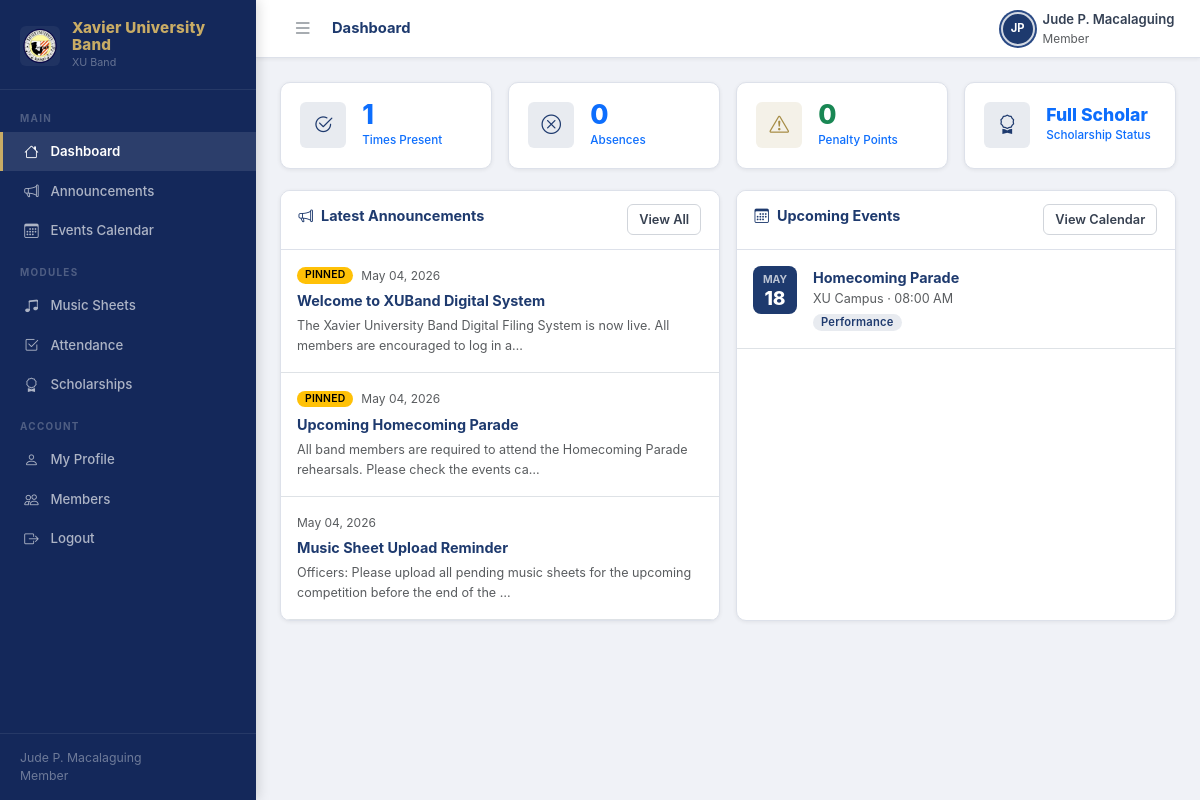
Page /dashboard.php (signed in) on the committed database.
### tables this page shows
CREATE TABLE IF NOT EXISTS scholarships (
    id INT AUTO_INCREMENT PRIMARY KEY,
    term_id INT NOT NULL,
    user_id INT NOT NULL,
    status ENUM('Full Scholar','Half Scholar','Not Scholar') NOT NULL DEFAULT 'Not Scholar',
    updated_by INT DEFAULT NULL,
    updated_at DATETIME NOT NULL DEFAULT CURRENT_TIMESTAMP ON UPDATE CURRENT_TIMESTAMP,
    UNIQUE KEY unique_scholarship (term_id, user_id),
    FOREIGN KEY (term_id) REFERENCES scholarship_terms(id) ON DELETE CASCADE,
    FOREIGN KEY (user_id) REFERENCES users(id) ON DELETE CASCADE,
    FOREIGN KEY (updated_by) REFERENCES users(id) ON DELETE SET NULL
);

CREATE TABLE IF NOT EXISTS announcements (
    id INT AUTO_INCREMENT PRIMARY KEY,
    title VARCHAR(200) NOT NULL,
    body TEXT NOT NULL,
    created_by INT NOT NULL,
    pinned TINYINT(1) NOT NULL DEFAULT 0,
    expires_at DATE DEFAULT NULL,
    created_at DATETIME NOT NULL DEFAULT CURRENT_TIMESTAMP,
    updated_at DATETIME NOT NULL DEFAULT CURRENT_TIMESTAMP ON UPDATE CURRENT_TIMESTAMP,
    FOREIGN KEY (created_by) REFERENCES users(id) ON DELETE CASCADE
);

CREATE TABLE IF NOT EXISTS events (
    id INT AUTO_INCREMENT PRIMARY KEY,
    title VARCHAR(200) NOT NULL,
    type ENUM('rehearsal','performance','meeting','competition','other') NOT NULL DEFAULT 'rehearsal',
    event_date DATE NOT NULL,
    event_time TIME DEFAULT NULL,
    location VARCHAR(200) DEFAULT NULL,
    description TEXT DEFAULT NULL,
    created_by INT NOT NULL,
    created_at DATETIME NOT NULL DEFAULT CURRENT_TIMESTAMP,
    FOREIGN KEY (created_by) REFERENCES users(id) ON DELETE CASCADE
);

### includes/auth.php (called while the page is built, shortened)
<?php
require_once __DIR__ . '/db.php';
function isLoggedIn(): bool {
    return !empty($_SESSION['user_id']);
}
function currentUser(): ?array {
    return [
        'id'    => $_SESSION['user_id'],
        'name'  => $_SESSION['user_name'],
        'role'  => $_SESSION['user_role'],
        'email' => $_SESSION['user_email'],
    ];
}
function isOfficer(): bool {
    $role = currentUser()['role'] ?? '';
    return $role === 'officer' || $role === 'moderator';
}

### includes/db.php (called while the page is built, shortened)
<?php
function getDB(): PDO {
    static $pdo = null;
    if ($pdo === null) {
        $host = DB_HOST === 'localhost' ? '127.0.0.1' : DB_HOST;
        $dsn = 'mysql:host=' . $host . ';port=' . DB_PORT . ';dbname=' . DB_NAME . ';charset=utf8mb4';
        try {
            $pdo = new PDO($dsn, DB_USER, DB_PASS, [
                PDO::ATTR_ERRMODE            => PDO::ERRMODE_EXCEPTION,
                PDO::ATTR_DEFAULT_FETCH_MODE => PDO::FETCH_ASSOC,
                PDO::ATTR_EMULATE_PREPARES   => false,
                PDO::ATTR_TIMEOUT            => 10,
            ]);
        } catch (PDOException $e) {
            http_response_code(500);
            die(json_encode(['error' => 'Database connection failed: ' . $e->getMessage()]));
        }
    }
    return $pdo;
}
function dbQuery(string $sql, array $params = []): array {
    $stmt = getDB()->prepare($sql);
    $stmt->execute($params);
    return $stmt->fetchAll();
}
function dbQueryOne(string $sql, array $params = []): ?array {
    $stmt = getDB()->prepare($sql);
    $stmt->execute($params);
    $row = $stmt->fetch();
    return $row ?: null;
}

### includes/helpers.php (called while the page is built, shortened)
<?php
function h(mixed $val): string {
    return htmlspecialchars((string)$val, ENT_QUOTES | ENT_HTML5, 'UTF-8');
}
function formatDate(string $date, string $format = 'M d, Y'): string {
    return (new DateTime($date))->format($format);
}
function penaltyClass(int $points): string {
    if ($points === 0)   return 'text-success';
    return 'text-danger';
}
function penaltyColor(float $points): string {
    return penaltyClass((int)$points);
}

### public/dashboard.php (the view, shortened to what this page needs)
<?php
require_once __DIR__ . '/../includes/auth.php';
require_once __DIR__ . '/../includes/db.php';
require_once __DIR__ . '/../includes/helpers.php';
require_once __DIR__ . '/../includes/layout.php';
$user = currentUser();
$totalMembers    = dbQueryOne('SELECT COUNT(*) AS n FROM users WHERE role = "member"')['n'] ?? 0;
$totalSheets     = dbQueryOne('SELECT COUNT(*) AS n FROM music_sheets')['n'] ?? 0;
$upcomingEvents  = dbQueryOne('SELECT COUNT(*) AS n FROM events WHERE event_date >= CURDATE()')['n'] ?? 0;
$activeScholar   = dbQueryOne('SELECT COUNT(*) AS n FROM scholarships WHERE status != "Not Scholar"')['n'] ?? 0;
$announcements   = dbQuery('SELECT a.*, u.name AS author FROM announcements a JOIN users u ON u.id = a.created_by ORDER BY a.pinned DESC, a.created_at DESC LIMIT 5');
$nextEvents      = dbQuery('SELECT e.*, u.name AS organizer FROM events e JOIN users u ON u.id = e.created_by WHERE e.event_date >= CURDATE() ORDER BY e.event_date ASC LIMIT 5');
$myStats = null;
if ($user['role'] === 'member') {
    $myStats = dbQueryOne('SELECT ps.total_points,
        (SELECT COUNT(*) FROM attendance WHERE user_id = ? AND status = "present") AS presents,
        (SELECT COUNT(*) FROM attendance WHERE user_id = ? AND status = "absent") AS absents
        FROM penalty_summary ps WHERE ps.user_id = ?',
        [$user['id'], $user['id'], $user['id']]);
    $myScholarship = dbQueryOne('SELECT * FROM scholarships WHERE user_id = ? ORDER BY id DESC LIMIT 1', [$user['id']]);
}
?>
<div class="stats-grid">
  <?php if (isOfficer()): ?>
  <a href="/members.php" class="stat-card stat-card-link" style="text-decoration:none">
    <div class="stat-icon"><i class="bi bi-people"></i></div>
    <div><div class="stat-value"><?= $totalMembers ?></div><div class="stat-label">Band Members</div></div>
  </a>
  <a href="/music-sheets.php" class="stat-card stat-card-link" style="text-decoration:none">
    <div class="stat-icon"><i class="bi bi-music-note-beamed"></i></div>
    <div><div class="stat-value"><?= $totalSheets ?></div><div class="stat-label">Music Sheets</div></div>
  </a>
  <a href="/scholarships.php" class="stat-card stat-card-link" style="text-decoration:none">
    <div class="stat-icon gold"><i class="bi bi-award"></i></div>
    <div><div class="stat-value"><?= $activeScholar ?></div><div class="stat-label">Active Scholars</div></div>
  </a>
  <a href="/events.php" class="stat-card stat-card-link" style="text-decoration:none">
    <div class="stat-icon"><i class="bi bi-calendar3"></i></div>
    <div><div class="stat-value"><?= $upcomingEvents ?></div><div class="stat-label">Upcoming Events</div></div>
  </a>
  <?php else: ?>
  <a href="/attendance.php" class="stat-card stat-card-link" style="text-decoration:none">
    <div class="stat-icon"><i class="bi bi-check2-circle"></i></div>
    <div><div class="stat-value"><?= $myStats['presents'] ?? 0 ?></div><div class="stat-label">Times Present</div></div>
  </a>
  <a href="/attendance.php" class="stat-card stat-card-link" style="text-decoration:none">
    <div class="stat-icon"><i class="bi bi-x-circle"></i></div>
    <div><div class="stat-value"><?= $myStats['absents'] ?? 0 ?></div><div class="stat-label">Absences</div></div>
  </a>
  <a href="/attendance.php" class="stat-card stat-card-link" style="text-decoration:none">
    <div class="stat-icon gold"><i class="bi bi-exclamation-triangle"></i></div>
    <div>
      <div class="stat-value <?= penaltyColor((float)($myStats['total_points'] ?? 0)) ?>"><?= $myStats['total_points'] ?? 0 ?></div>
      <div class="stat-label">Penalty Points</div>
    </div>
  </a>
  <?php if (isset($myScholarship)): ?>
  <a href="/scholarships.php" class="stat-card stat-card-link" style="text-decoration:none">
    <div class="stat-icon"><i class="bi bi-award"></i></div>
    <div>
      <div class="stat-value" style="font-size:1.1rem"><?= ucfirst($myScholarship['status'] ?? '—') ?></div>
      <div class="stat-label">Scholarship Status</div>
    </div>
  </a>
  <?php endif; ?>
  <?php endif; ?>
</div>
<div class="row g-3">
  <div class="col-md-6">
    <div class="card h-100">
      <div class="card-header d-flex justify-content-between align-items-center">
        <span class="card-title"><i class="bi bi-megaphone me-2"></i>Latest Announcements</span>
        <a href="/announcements.php" class="btn btn-sm btn-outline">View All</a>
      </div>
      <div class="card-body p-0">
        <?php if (!$announcements): ?>
        <div class="empty-state"><div class="empty-icon"><i class="bi bi-inbox"></i></div><p>No announcements yet.</p></div>
        <?php else: foreach ($announcements as $ann):
          $annJson = htmlspecialchars(json_encode($ann), ENT_QUOTES);
        ?>
        <div class="px-3 py-3 border-bottom dashboard-row-link"
             style="cursor:pointer"
             onclick="dashViewAnn(<?= $annJson ?>)"
             role="button" tabindex="0">
          <div class="d-flex align-items-center gap-2 mb-1">
            <?php if ($ann['pinned']): ?><span class="badge text-bg-warning" style="font-size:.65rem">PINNED</span><?php endif; ?>
            <span class="text-muted" style="font-size:.75rem"><?= formatDate($ann['created_at']) ?></span>
          </div>
          <div class="fw-bold" style="color:var(--xu-navy)"><?= h($ann['title']) ?></div>
          <div class="text-muted small mt-1"><?= h(mb_substr($ann['body'], 0, 100)) ?>…</div>
        </div>
        <?php endforeach; endif; ?>
      </div>
    </div>
  </div>
  <div class="col-md-6">
    <div class="card h-100">
      <div class="card-header d-flex justify-content-between align-items-center">
        <span class="card-title"><i class="bi bi-calendar3 me-2"></i>Upcoming Events</span>
        <a href="/events.php" class="btn btn-sm btn-outline">View Calendar</a>
      </div>
      <div class="card-body p-0">
        <?php if (!$nextEvents): ?>
        <div class="empty-state"><div class="empty-icon"><i class="bi bi-calendar-x"></i></div><p>No upcoming events.</p></div>
        <?php else: foreach ($nextEvents as $ev):
          $evJson = htmlspecialchars(json_encode($ev), ENT_QUOTES);
        ?>
        <div class="px-3 py-3 border-bottom dashboard-row-link d-flex gap-3 align-items-start"
             style="cursor:pointer"
             onclick="dashViewEvent(<?= $evJson ?>)"
             role="button" tabindex="0">
          <div class="text-center flex-shrink-0"
               style="min-width:44px;background:var(--xu-navy);color:#fff;border-radius:8px;padding:6px 4px">
            <div style="font-size:.65rem;font-weight:700;text-transform:uppercase;opacity:.7"><?= (new DateTime($ev['event_date']))->format('M') ?></div>
            <div style="font-size:1.2rem;font-weight:800;line-height:1"><?= (new DateTime($ev['event_date']))->format('d') ?></div>
          </div>
          <div>
            <div class="fw-bold" style="color:var(--xu-navy)"><?= h($ev['title']) ?></div>
            <div class="text-muted small"><?= h($ev['location'] ?? '') ?><?= $ev['event_time'] ? ' · ' . date('h:i A', strtotime($ev['event_time'])) : '' ?></div>
            <span class="badge badge-member mt-1"><?= h(ucfirst($ev['type'])) ?></span>
          </div>
        </div>
        <?php endforeach; endif; ?>
      </div>
    </div>
  </div>
</div>

### public/assets/css/style.css (style rules this page uses)
:root { --xu-navy: #1e3a6e; --xu-navy-dark: #14285a; --xu-navy-light: #2a4a85; --xu-gold: #a68c45; --xu-gold-lt: #c9ac65; --xu-bg: #f0f2f7; --xu-white: #ffffff; --xu-border: #dde1ea; --xu-text: #1a202c; --xu-muted: #64748b; --sidebar-w: 256px; --sidebar-w-collapsed: 64px; --topbar-h: 58px; --radius-sm: 6px; --radius-md: 10px; --radius-lg: 14px; --shadow-sm: 0 1px 4px rgba(0,0,0,.07); --shadow-md: 0 4px 16px rgba(0,0,0,.10); --shadow-lg: 0 8px 32px rgba(0,0,0,.14); }
*, *::before, *::after { box-sizing: border-box; }
body { background: var(--xu-bg); font-family: 'Inter', -apple-system, BlinkMacSystemFont, 'Segoe UI', sans-serif; font-size: .9rem; color: var(--xu-text); line-height: 1.6; }
a { text-decoration: none; }
.card { background: var(--xu-white); border: 1px solid var(--xu-border); border-radius: var(--radius-md); box-shadow: var(--shadow-sm); overflow: hidden; }
.card-header { background: var(--xu-white); border-bottom: 1px solid var(--xu-border); font-weight: 700; font-size: .88rem; padding: .85rem 1.1rem; display: flex; align-items: center; justify-content: space-between; flex-wrap: wrap; gap: .5rem; }
.card-body { padding: 1.1rem; }
.card-title { font-weight: 700; color: var(--xu-navy); font-size: .9rem; }
.stat-card { background: var(--xu-white); border: 1px solid var(--xu-border); border-radius: var(--radius-md); padding: 1.15rem 1.2rem; display: flex; align-items: center; gap: 1rem; box-shadow: var(--shadow-sm); transition: box-shadow .18s, transform .18s; cursor: default; }
.stat-icon { width: 46px; height: 46px; border-radius: var(--radius-sm); display: flex; align-items: center; justify-content: center; font-size: 1.22rem; flex-shrink: 0; background: rgba(30,58,110,.1); color: var(--xu-navy); }
.stat-icon.gold { background: rgba(166,140,69,.12); color: var(--xu-gold); }
.stat-value { font-size: 1.65rem; font-weight: 800; line-height: 1; color: var(--xu-navy); }
.stat-label { font-size: .73rem; color: var(--xu-muted); margin-top: 3px; font-weight: 500; }
.stats-grid { display: grid; grid-template-columns: repeat(auto-fill, minmax(180px, 1fr)); gap: 1rem; margin-bottom: 1.3rem; }
.btn { border-radius: var(--radius-sm); font-weight: 600; font-size: .85rem; transition: all .15s; }
.btn-outline { background: #fff; border: 1px solid #d1d5db; color: #374151; }
.btn-sm { font-size: .8rem; padding: .3rem .7rem; }
.badge { font-weight: 600; font-size: .7rem; padding: 3px 8px; border-radius: 20px; letter-spacing: .2px; }
.badge-member { background: rgba(30,58,110,.1); color: var(--xu-navy); }
.stat-card-link { cursor: pointer; }
.stat-card-link .stat-value, .stat-card-link .stat-label { color: inherit; }
.dashboard-row-link { transition: background .12s; }
.dashboard-row-link .fw-bold { color: var(--xu-navy); }

### rows in the picture
scholarships: status "Full Scholar"
announcements: pinned "PINNED", created_at "May 04, 2026", title "Welcome to XUBand Digital System", body "The Xavier University Band Digital Filing System is now live. All members are encouraged to log in a"
announcements: pinned "PINNED", created_at "May 04, 2026", title "Upcoming Homecoming Parade", body "All band members are required to attend the Homecoming Parade rehearsals. Please check the events ca"
announcements: created_at "May 04, 2026", title "Music Sheet Upload Reminder", body "Officers: Please upload all pending music sheets for the upcoming competition before the end of the"
events: event_date "MAY", event_date "18", title "Homecoming Parade", location "XU Campus", event_time "08:00 AM", type "Performance"

### other values in the picture
$user['name'] "Jude P. Macalaguing"
$role "Member"
$title "Dashboard"
$initials "JP"
$myStats['presents'] "1"
$myStats['absents'] "0"
$myStats['total_points'] "0"
